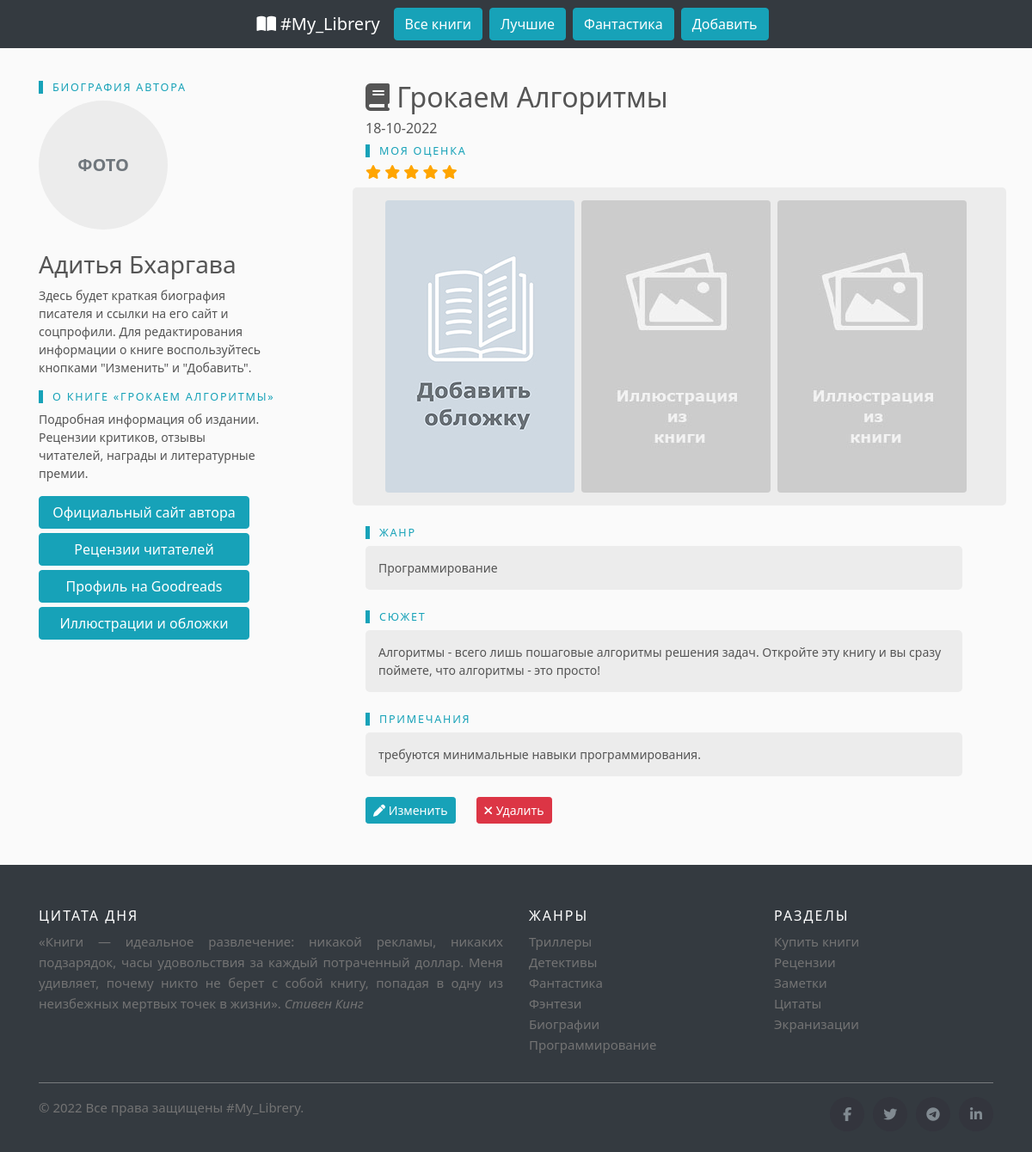
The app's page /5/ with its own data.
### reader/models.py (models this page shows, shortened)
class Book(db.Model):
	id = db.Column(db.Integer, primary_key=True)
	title = db.Column(db.String(100), unique=True, nullable=False)
	author = db.Column(db.String(100), nullable=False)
	genre = db.Column(db.String(20), nullable=False)
	rating = db.Column(db.Integer)
	cover = db.Column(db.String(50), nullable=False, default='default.jpg')
	description = db.Column(db.Text)
	notes = db.Column(db.Text)
	created_at = db.Column(db.DateTime(timezone=True), server_default=func.now())

### reader/routes.py (the view)
@app.route("/<int:book_id>/")
def book(book_id):
    book = Book.query.get_or_404(book_id)
    return render_template("book.html", book=book)

### reader/templates/book.html (shortened to what this page needs)
{% extends 'base/base.html' %}
{% block content %}
<div class="container" style="margin-top:30px">
  <div class="row">
    <div class="col-sm-4">
      <h4 class="heading">Биография автора</h4>
      <div class="circle">
        <span>Фото</span>
      </div>
      <div class="book">
      <h3 class="mt-4">{{ book.author }}</h5>
      <p>Здесь будет краткая биография писателя и ссылки на его сайт и соцпрофили. Для редактирования информации о книге воспользуйтесь кнопками "Изменить" и "Добавить".</p>
      <h4 class="heading">О книге «{{ book.title }}»</h4>
      <p>Подробная информация об издании. Рецензии критиков, отзывы читателей, награды и литературные премии.</p>
    </div>
<div class="col-xs-12 sidebutton-wrapper">
  <button type="button" class="btn btn-info">Официальный сайт автора</button>
  <button type="button" class="btn btn-info">Рецензии читателей</button>
  <button type="button" class="btn btn-info">Профиль на Goodreads</button>
  <button type="button" class="btn btn-info">Иллюстрации и обложки</button>
</div>
    </div>
    <div class="col-sm-8">
      <h2><i class="fa fa-book"></i> {{ book.title }}</h2>
      <h6>{{ book.created_at.strftime('%d-%m-%Y') }}</h6>
          <h4 class="heading">Моя оценка</h4>
          <h6>{% set stars = book.rating | int %}
          {% for n in range(stars) %}
          <span class="fa fa-star checked" style="color:orange"></span>
          {% endfor %}
      </h6>
      <div class="book-cover row justify-content-center  mb-4">
          <a href="{{ url_for('send_file', filename=book.cover) }}"><img src="{{ url_for('send_file', filename=book.cover) }}" class="rounded mr-2" alt="Обложка {{ book.title }}"></a>
          <a href="{{ url_for('send_file', filename='illustration.jpg') }}"><img src="{{ url_for('send_file', filename='illustration.jpg') }}" class="rounded mr-2" alt="Обложка {{ book.title }}"></a>
          <a href="{{ url_for('send_file', filename='illustration.jpg') }}"><img src="{{ url_for('send_file', filename='illustration.jpg') }}" class="rounded mr-2" alt="Обложка {{ book.title }}"></a>
      </div>
      <div>
      <h4 class="heading">Жанр</h4>
      <div class="book-info mb-4">
      <p>{{ book.genre.title() }}</p>
      </div>
      <h4 class="heading">Сюжет</h4>
      <div class="book-info mb-4">
      <p>{{ book.description }}</p>
      </div>
      <h4 class="heading">Примечания</h4>
      <div class="book-info mb-4">
      <p>{{ book.notes }}</p>
      </div>
            <div class="text-center d-flex">
      <button type="button" class="btn btn-info btn-sm mr-4">
       <a href="#" style="color:white; text-decoration:none"><i class="fas fa-pen"></i> Изменить</a>
      </button>
      <form action="{{ url_for('delete', book_id=book.id) }}" method="POST">
        <button class='btn btn-danger btn-sm' type="submit" value="Удалить" onclick="return confirm('Удалить книгу?')"><i class="fa fa-times"></i> Удалить</button>
      </form>
    </div>
 </div>
  </div>
   </div>
    </div>
{% endblock %}

### reader/static/css/style.css (style rules this page uses)
:root { --bs-font-sans-serif: system-ui, -apple-system, "Segoe UI", Roboto, "Helvetica Neue", Arial, "Noto Sans", "Liberation Sans", sans-serif, "Apple Color Emoji", "Segoe UI Emoji", "Segoe UI Symbol", "Noto Color Emoji"; --bs-font-monospace: SFMono-Regular, Menlo, Monaco, Consolas, "Liberation Mono", "Courier New", monospace; }
* { box-sizing: border-box; }
html, body { width: 100%; height: 100%; }
.circle { width: 150px; height: 150px; background: #ececec; text-align: center; border-radius: 100%; font-size: 20px; padding-top: 10px; }
.circle span { font-size: 20px; color: #6f767c; text-transform: uppercase; font-weight: 900; margin-top: 50px; display: block; }
body { padding: 1rem 0; background: #fafafa; color:#555; font-family:var(--bs-font-sans-serif); font-size:0.875rem; font-weight:400; }
h2, .h2 { font-size:calc(1.325rem + .9vw) }
@media (min-width: 1200px) { h2, .h2 { font-size:2rem; color: #555; } }
h3, .h3 { font-size:calc(1.3rem + .6vw) }
@media (min-width: 1200px) { h3, .h3 { font-size:1.75rem } }
h4, .h4 { font-size:calc(1.275rem + .3vw) }
@media (min-width: 1200px) { h4, .h4 { font-size:1.5rem } }
h6, .h6 { font-size:1rem }
a { color:#4f4f4f }
.book p { width:75%; }
.book-info p { width:95%; border-radius: 5px; background-color: #ececec; padding: 15px }
.book-cover { width:auto; border-radius: 5px; background-color: #ececec; padding: 15px }
.heading { position:relative; padding-left:1rem; font-size:.9em; text-transform:uppercase; letter-spacing:0.11rem; color:#17a2b8 }
.heading:before { content:""; display:inline-block; width:5px; height:100%; background:#17a2b8; position:absolute; left:0; top:0 }
.sidebutton-wrapper .btn { margin-bottom:5px; width: 70%; }

### records on screen
Book: author "Адитья Бхаргава", title "ГРОКАЕМ АЛГОРИТМЫ", title "Грокаем Алгоритмы", created_at "18-10-2022", rating 5 (drawn), cover (placeholder picture), genre "Программирование", description "Алгоритмы - всего лишь пошаговые алгоритмы решения задач. Откройте эту книгу и вы сразу поймете, что алгоритмы - это просто!", notes "требуются минимальные навыки программирования."
